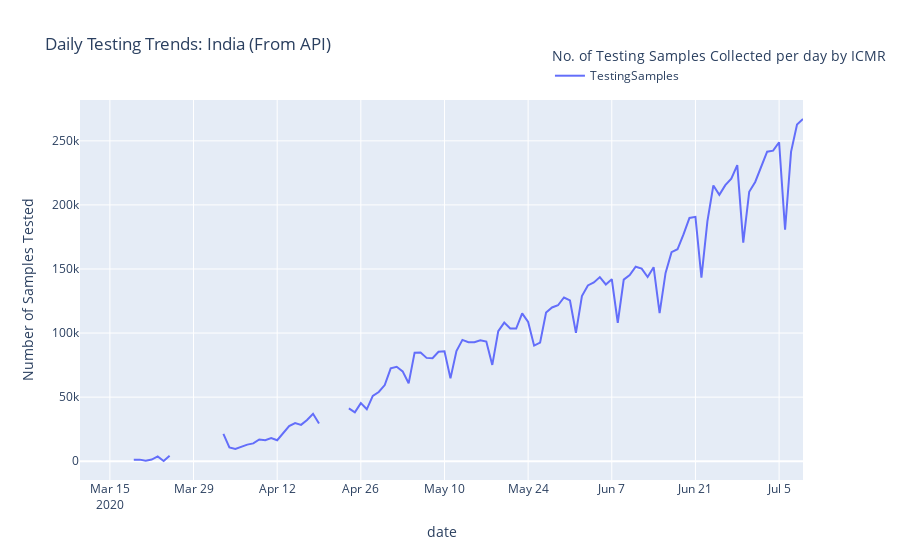

Here is the notebook cell this chart was saved with:
### Markdown cell above
### India Testing Statistics
The comparison of the graphs of the amount of Testing Done and the confirmed Cases each day can be a good indicator of whether enough testing is being done. If the curves are very close by it can indicate that not enough people are getting tested. Visualising the Daily confirmed cases and Testing Samples collected on a semi-log graph shows that the number of confirmed cases per day is increasing at a faster rate than the Testing Rate although this is understandably skewed due to the log axis. <br>
Looking at the comparison and observing the sharp increase in samples collected, we can say that testing is finally being done on a larger scale. (Testing Data from 03-13. Sharper increase in April). <br>
Also observe the weekly seasonality in testing samples collected.

### Code cell
fig = india_data[['TestingSamples']].iloc[40:].diff(
    1).plot(title=' Daily Testing Trends: India (From API)')
fig.update_layout(yaxis=dict(title='Number of Samples Tested'),
                  legend_title_text='No. of Testing Samples Collected per day by ICMR', legend=dict(x=.65, y=1.15))
